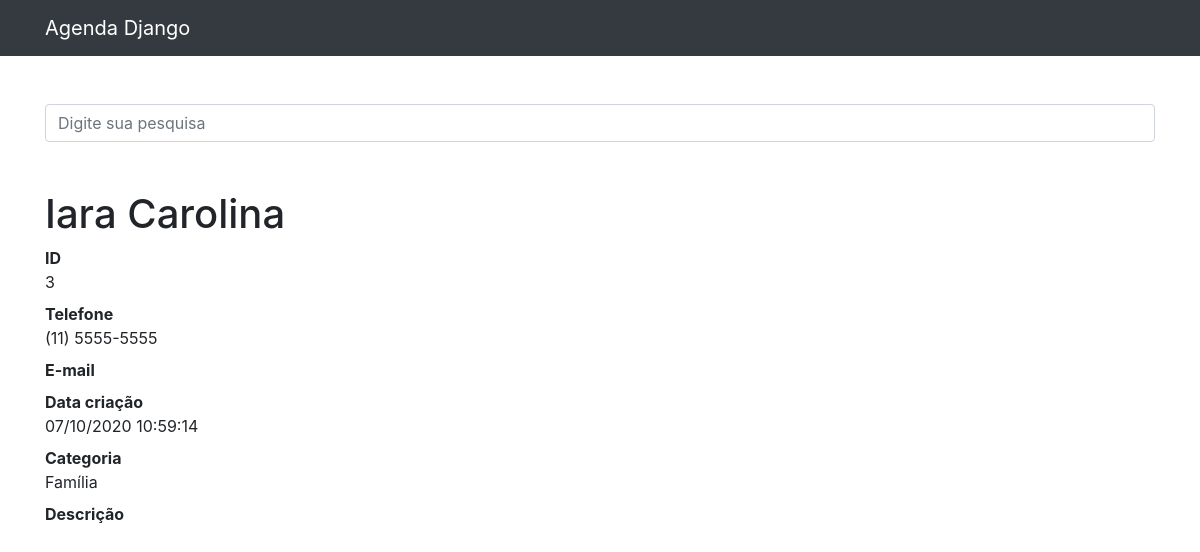
Page /3 on the committed database.
### contatos/models.py (models this page shows, shortened)
class Contato(models.Model):
    nome = models.CharField(max_length=255)
    sobrenome = models.CharField(max_length=255, blank=True)
    telefone = models.CharField(max_length=255)
    email = models.CharField(max_length=255, blank=True)
    data_criacao = models.DateTimeField(default=timezone.now)
    descricao = models.TextField(blank=True)
    categoria = models.ForeignKey(Categoria, on_delete=models.DO_NOTHING)
    mostrar = models.BooleanField(default=True)
    foto = models.ImageField(blank=True, upload_to='fotos/%Y/%m/')

class Categoria(models.Model):
    nome = models.CharField(max_length=255)
    def __str__(self):
        return self.nome

### contatos/views.py (the view)
# urls.py: path('<int:contato_id>', views.ver_contato, name='ver_contato'),
def ver_contato(request, contato_id):
    contato = get_object_or_404(Contato, id=contato_id)
    if not contato.mostrar:
        raise Http404()
    return render(request, 'contatos/ver_contato.html', {
        'contato': contato,
    })

### contatos/templates/contatos/ver_contato.html (shortened to what this page needs)
{% extends 'base.html'%}
{%block conteudo%}
<h1 class="mt-5">{{ contato.nome  }} {{ contato.sobrenome  }}</h1>
<dl>
    <dt>ID</dt>
    <dd>{{ contato.id }}</dd>
    <dt>Telefone</dt>
    <dd>{{ contato.telefone }}</dd>
    <dt>E-mail</dt>
    <dt>Data criação</dt>
    <dd>{{ contato.data_criacao|date:'d/m/Y H:i:s' }}</dd>
    <dt>Categoria</dt>
    <dd>{{ contato.categoria }}</dd>
    <dt>Descrição</dt>
</dl>
{%endblock%}

### rows in the picture
Contato: nome "Iara", sobrenome "Carolina", id "3", telefone "(11) 5555-5555", data_criacao "07/10/2020 10:59:14", categoria "Família"
